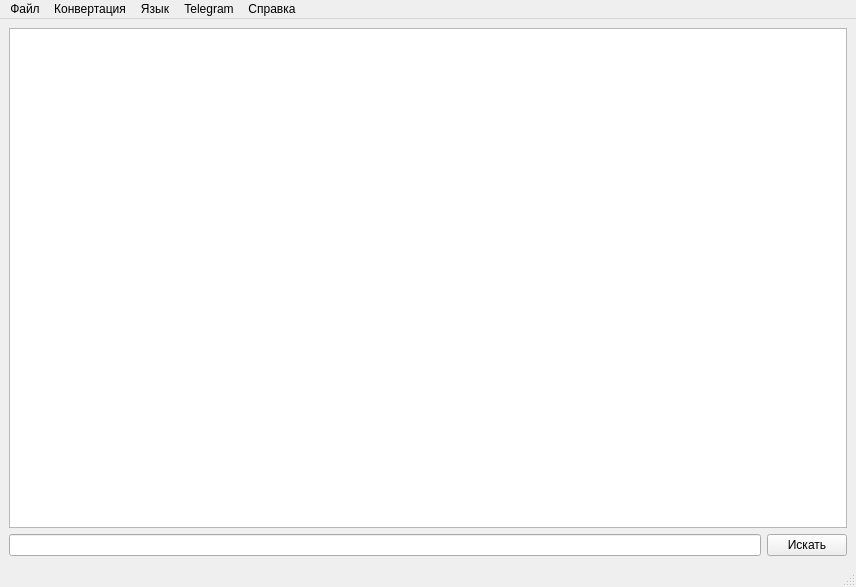
<?xml version="1.0" encoding="UTF-8"?>
<ui version="4.0">
 <class>MainWindow</class>
 <widget class="QMainWindow" name="MainWindow">
  <property name="geometry">
   <rect>
    <x>0</x>
    <y>0</y>
    <width>856</width>
    <height>587</height>
   </rect>
  </property>
  <property name="contextMenuPolicy">
   <enum>Qt::DefaultContextMenu</enum>
  </property>
  <property name="windowTitle">
   <string>Транскрибатор аудиофайлов</string>
  </property>
  <property name="windowIcon">
   <iconset theme="C:\Users\Klim\Desktop\PYTHON\PracticeProject_1\bird2.ico" resource="resources.qrc">
    <normaloff>:/image/bird2.ico</normaloff>:/image/bird2.ico</iconset>
  </property>
  <widget class="QWidget" name="centralwidget">
   <layout class="QGridLayout" name="gridLayout">
    <item row="1" column="1">
     <widget class="QPushButton" name="searchButton">
      <property name="text">
       <string>Искать</string>
      </property>
     </widget>
    </item>
    <item row="1" column="0">
     <widget class="QLineEdit" name="searchEdit"/>
    </item>
    <item row="0" column="0" colspan="2">
     <widget class="QTextEdit" name="outputEdit">
      <property name="font">
       <font>
        <pointsize>14</pointsize>
       </font>
      </property>
      <property name="html">
       <string>&lt;!DOCTYPE HTML PUBLIC &quot;-//W3C//DTD HTML 4.0//EN&quot; &quot;http://www.w3.org/TR/REC-html40/strict.dtd&quot;&gt;
&lt;html&gt;&lt;head&gt;&lt;meta name=&quot;qrichtext&quot; content=&quot;1&quot; /&gt;&lt;style type=&quot;text/css&quot;&gt;
p, li { white-space: pre-wrap; }
&lt;/style&gt;&lt;/head&gt;&lt;body style=&quot; font-family:'MS Shell Dlg 2'; font-size:14pt; font-weight:400; font-style:normal;&quot;&gt;
&lt;p style=&quot;-qt-paragraph-type:empty; margin-top:0px; margin-bottom:0px; margin-left:0px; margin-right:0px; -qt-block-indent:0; text-indent:0px;&quot;&gt;&lt;br /&gt;&lt;/p&gt;&lt;/body&gt;&lt;/html&gt;</string>
      </property>
     </widget>
    </item>
   </layout>
  </widget>
  <widget class="QMenuBar" name="menubar">
   <property name="geometry">
    <rect>
     <x>0</x>
     <y>0</y>
     <width>856</width>
     <height>26</height>
    </rect>
   </property>
   <widget class="QMenu" name="menu">
    <property name="title">
     <string>Файл</string>
    </property>
    <addaction name="openFile"/>
    <addaction name="saveFile"/>
    <addaction name="separator"/>
    <addaction name="exit"/>
   </widget>
   <widget class="QMenu" name="menu_2">
    <property name="title">
     <string>Конвертация</string>
    </property>
    <addaction name="m4a_to_wav"/>
    <addaction name="mp3_to_wav"/>
    <addaction name="flv_to_wav"/>
    <addaction name="ogg_to_wav"/>
   </widget>
   <widget class="QMenu" name="menu_3">
    <property name="title">
     <string>Язык</string>
    </property>
    <addaction name="rus"/>
    <addaction name="eng"/>
   </widget>
   <widget class="QMenu" name="menuTelegram">
    <property name="title">
     <string>Telegram</string>
    </property>
    <addaction name="add_bot"/>
    <addaction name="show_ID"/>
    <addaction name="send"/>
   </widget>
   <widget class="QMenu" name="menuHelp">
    <property name="title">
     <string>Справка</string>
    </property>
    <addaction name="about"/>
    <addaction name="helpMe"/>
   </widget>
   <addaction name="menu"/>
   <addaction name="menu_2"/>
   <addaction name="menu_3"/>
   <addaction name="menuTelegram"/>
   <addaction name="menuHelp"/>
  </widget>
  <widget class="QStatusBar" name="statusbar"/>
  <action name="openFile">
   <property name="text">
    <string>Открыть</string>
   </property>
  </action>
  <action name="saveFile">
   <property name="text">
    <string>Сохранить</string>
   </property>
  </action>
  <action name="exit">
   <property name="text">
    <string>Выход</string>
   </property>
  </action>
  <action name="m4a_to_wav">
   <property name="text">
    <string>m4a to wav</string>
   </property>
  </action>
  <action name="rus">
   <property name="checkable">
    <bool>true</bool>
   </property>
   <property name="checked">
    <bool>true</bool>
   </property>
   <property name="enabled">
    <bool>true</bool>
   </property>
   <property name="text">
    <string>Русский</string>
   </property>
  </action>
  <action name="eng">
   <property name="checkable">
    <bool>true</bool>
   </property>
   <property name="enabled">
    <bool>true</bool>
   </property>
   <property name="text">
    <string>Английский</string>
   </property>
  </action>
  <action name="mp3_to_wav">
   <property name="text">
    <string>mp3_to_wav</string>
   </property>
  </action>
  <action name="flv_to_wav">
   <property name="text">
    <string>flv_to_wav</string>
   </property>
  </action>
  <action name="ogg_to_wav">
   <property name="text">
    <string>ogg_to_wav</string>
   </property>
  </action>
  <action name="add_bot">
   <property name="text">
    <string>Подключить ID</string>
   </property>
  </action>
  <action name="about">
   <property name="text">
    <string>О программе</string>
   </property>
  </action>
  <action name="helpMe">
   <property name="text">
    <string>Справка</string>
   </property>
  </action>
  <action name="show_ID">
   <property name="text">
    <string>Показать ID</string>
   </property>
  </action>
  <action name="send">
   <property name="text">
    <string>Отправить </string>
   </property>
  </action>
 </widget>
 <resources>
  <include location="resources.qrc"/>
 </resources>
 <connections>
  <connection>
   <sender>exit</sender>
   <signal>triggered()</signal>
   <receiver>MainWindow</receiver>
   <slot>close()</slot>
   <hints>
    <hint type="sourcelabel">
     <x>-1</x>
     <y>-1</y>
    </hint>
    <hint type="destinationlabel">
     <x>473</x>
     <y>345</y>
    </hint>
   </hints>
  </connection>
 </connections>
</ui>
